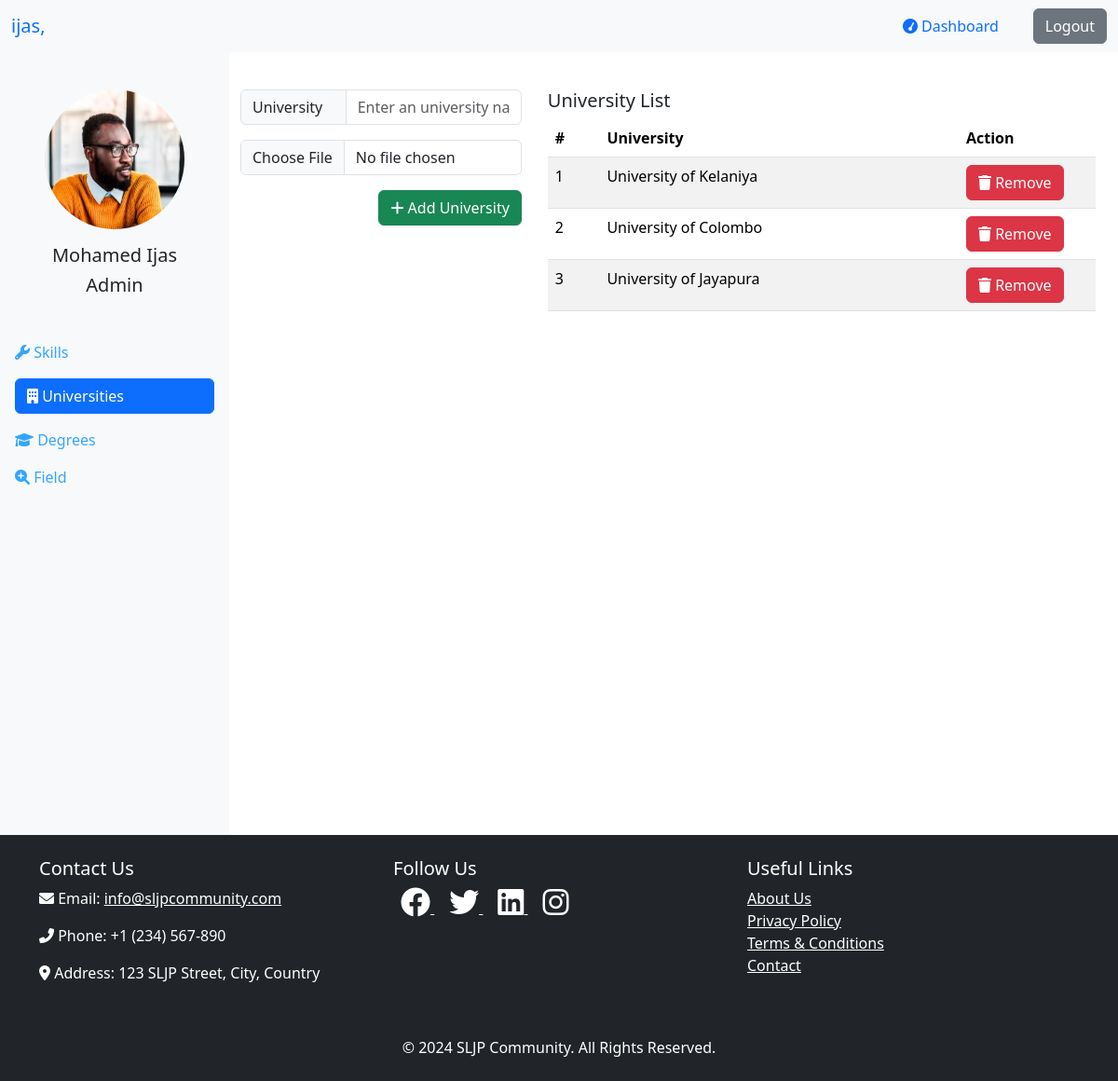
Screenshot of /admin?page=university (signed in) with the database file from the repository.
### tables this page shows
CREATE TABLE IF NOT EXISTS `university` (
  `id` int NOT NULL AUTO_INCREMENT,
  `name` varchar(100) DEFAULT NULL,
  `logo` varchar(100) NOT NULL,
  PRIMARY KEY (`id`),
  UNIQUE KEY `name` (`name`)
);

### control/admin.php (called while the page is built, shortened)
<?php
require_once __DIR__ ."/../model/university.php";
class AdminController extends UserController {
    public function __construct() {
        $this->universityModel = new UniversityModel();
    }
    public function dashboard() {
        include_once __DIR__ ."/../view/admin/dashboard.php";
    }
}

### index.php (called while the page is built, shortened)
<?php
require_once __DIR__ ."/control/admin.php";
$request = new Request();
$router = new Router();
$router->addRoute("GET", "/"                    , [HomeController::class    , "index"               ]);
$router->addRoute("GET", "/about"               , [HomeController::class    , "about"               ]);
$router->addRoute("GET", "/contact"             , [HomeController::class    , "contact"             ]);
$router->addRoute("GET", "/login"               , [UserController::class    , "login"               ]);
$router->addRoute("GET", "/logout"              , [UserController::class    , "logout"              ]);
$router->addRoute("GET", "/register"            , [UserController::class    , "register"            ]);
$router->addRoute("GET", "/search/result"       , [UserController::class    , "searchResults"       ]);
$router->addRoute("GET", "/user/connection"     , [SeekerController::class  , "connection"          ]);
$router->addRoute("GET", "/seeker"              , [SeekerController::class  , "index"               ]);
$router->addRoute("GET", "/seeker/network"      , [SeekerController::class  , "network"             ]);
$router->addRoute("GET", "/seeker/job"          , [SeekerController::class  , "job"                 ]);
$router->addRoute("GET", "/seeker/profile"      , [SeekerController::class  , "seekerProfile"       ]);
$router->addRoute("GET", "/provider"            , [ProviderController::class, "index"               ]);
$router->addRoute("GET", "/provider/network"    , [ProviderController::class, "network"             ]);
$router->addRoute("GET", "/provider/job"        , [ProviderController::class, "job"                 ]);
$router->addRoute("GET", "/provider/profile"    , [ProviderController::class, "providerProfile"     ]);
$router->addRoute("GET", "/admin"               , [AdminController::class   , "dashboard"           ]);
$router->addRoute("POST", "/login"              , [UserController::class    , "login"               ]);
$router->addRoute("POST", "/register"           , [UserController::class    , "register"            ]);
$router->addRoute("POST", "/university/add"     , [AdminController::class   , "createUniversity"    ]);
$router->addRoute("POST", "/university/del"     , [AdminController::class   , "removeUniversity"    ]);
$router->addRoute("POST", "/skill/add"          , [AdminController::class   , "createSkill"         ]);
$router->addRoute("POST", "/skill/del"          , [AdminController::class   , "removeSkill"         ]);
$router->addRoute("POST", "/degree/add"         , [AdminController::class   , "createDegree"        ]);
$router->addRoute("POST", "/degree/del"         , [AdminController::class   , "removeDegree"        ]);
$router->addRoute("POST", "/field/add"          , [AdminController::class   , "createField"         ]);
$router->addRoute("POST", "/field/del"          , [AdminController::class   , "removeField"         ]);
$router->addRoute("POST", "/skills"             , [UserController::class    , "skills"              ]);
$router->addRoute("POST", "/universities"       , [UserController::class    , "universities"        ]);
$router->addRoute("POST", "/degrees"            , [UserController::class    , "degrees"             ]);
$router->addRoute("POST", "/fields"             , [UserController::class    , "fields"              ]);
$router->addRoute("POST", "/education/add"      , [UserController::class    , "addEducation"        ]);
$router->addRoute("POST", "/profile/update"     , [UserController::class    , "updateSeeker"        ]);
$router->addRoute("POST", "/search/global"      , [UserController::class    , "findUsers"           ]);
$router->addRoute("POST", "/user/notification"  , [UserController::class    , "notifications"       ]);
$router->addRoute("POST", "/user/follow"        , [UserController::class    , "followUser"          ]);
$router->addRoute("POST", "/user/follow/request", [UserController::class    , "showNotifications"   ]);
$router->addRoute("POST", "/user/follow/add"    , [UserController::class    , "acceptFollow"        ]);
$router->addRoute("POST", "/user/follow/ignore" , [UserController::class    , "ignoreFollow"        ]);
$router->addRoute("POST", "/user/message/all"   , [UserController::class    , "allMessages"         ]);
$router->addRoute("POST", "/user/message/send"  , [UserController::class    , "sendMessage"         ]);
$router->addRoute("POST", "/user/post"          , [UserController::class    , "createPost"          ]);
$router->addRoute("POST", "/user/post/all"      , [UserController::class    , "getAllPosts"         ]);
include_once __DIR__ ."/header.php";
$router->resolveRoute($request);
include_once __DIR__ ."/footer.php";

### core/model.php (called while the page is built, shortened)
<?php
class Model {
    private $host = "localhost";
    private $username = "root";
    private $password = "";
    private $database = "sljp";
    private $conn;
    public function __construct() {
        $this->conn = new mysqli($this->host, $this->username, $this->password, $this->database);
    }
    private function query($sql, $params, $types) {
        $stmt = $this->conn->prepare($sql);
        $result = $stmt->execute();
        if ($result === false) {
        } else {
            if (str_starts_with(strtoupper($sql), "SELECT")) {
                $result = $stmt->get_result();
            }
        }
        return $result;
    }
    protected function fetch($sql, $params = null, $types = null) {
        return $this->query($sql, $params, $types);
    }
}

### model/university.php (called while the page is built, shortened)
<?php
require_once __DIR__ ."/../core/model.php";
class UniversityModel extends Model {
    private $get_all = "SELECT * FROM `university`";
    public function getAllUniversities() {
        return $this->fetch($this->get_all);
    }
}

### view/admin/manage/university.php (the view, shortened to what this page needs)
<div class="container w-100">
    <div class="d-flex">
        <form action="/university/add" method="post" enctype="multipart/form-data" class="me-3 w-50">
            <div class="input-group mb-3">
                <div class="input-group-text">University&nbsp;&nbsp;&nbsp;</div>
                <input type="text" class="form-control" name="university" placeholder="Enter an university name" required>
            </div>
            <input type="file" class="form-control" name="image" required>
            <div class="d-flex justify-content-end mt-3">
                <button class="btn btn-success"><i class="fa fa-plus"></i>&nbsp;Add University</button>
            </div>
        </form>
        <div class="container">
            <h5>University List</h5>
            <table id="universityTable" class="table table-striped">
                <thead>
                    <tr>
                        <th>#</th>
                        <th>University</th>
                        <th>Action</th>
                    </tr>
                </thead>
                <tbody>
                    <?php
                    $universities = $this->universityModel->getAllUniversities();
                    $i = 1;
                    while ($university = $universities->fetch_assoc()) {
                    ?>
                    <tr>
                        <td><?php echo $i; ?></td>
                        <td><?php echo $university['name']; ?></td>
                        <td class="col-md-3">
                            <form action="/university/del" method="post">
                                <button class="btn btn-danger"><i class="fa fa-trash"></i>&nbsp;Remove</button>
                            </form>
                        </td>
                    </tr>
                    <?php
                        $i++;
                    }
                    ?>
                </tbody>
            </table>
        </div>
    </div>
</div>

### header.php (style rules this page uses)
:root { --my-secondary: #bbbcbd; --my-primary: #b8f3ff; }

### rows the page displays
university: name "University of Kelaniya"
university: name "University of Colombo"
university: name "University of Jayapura"

### other values shown
$_SESSION["lname"] "ijas"
$_SESSION['fname'] "Mohamed"
$_SESSION['lname'] "Ijas"
